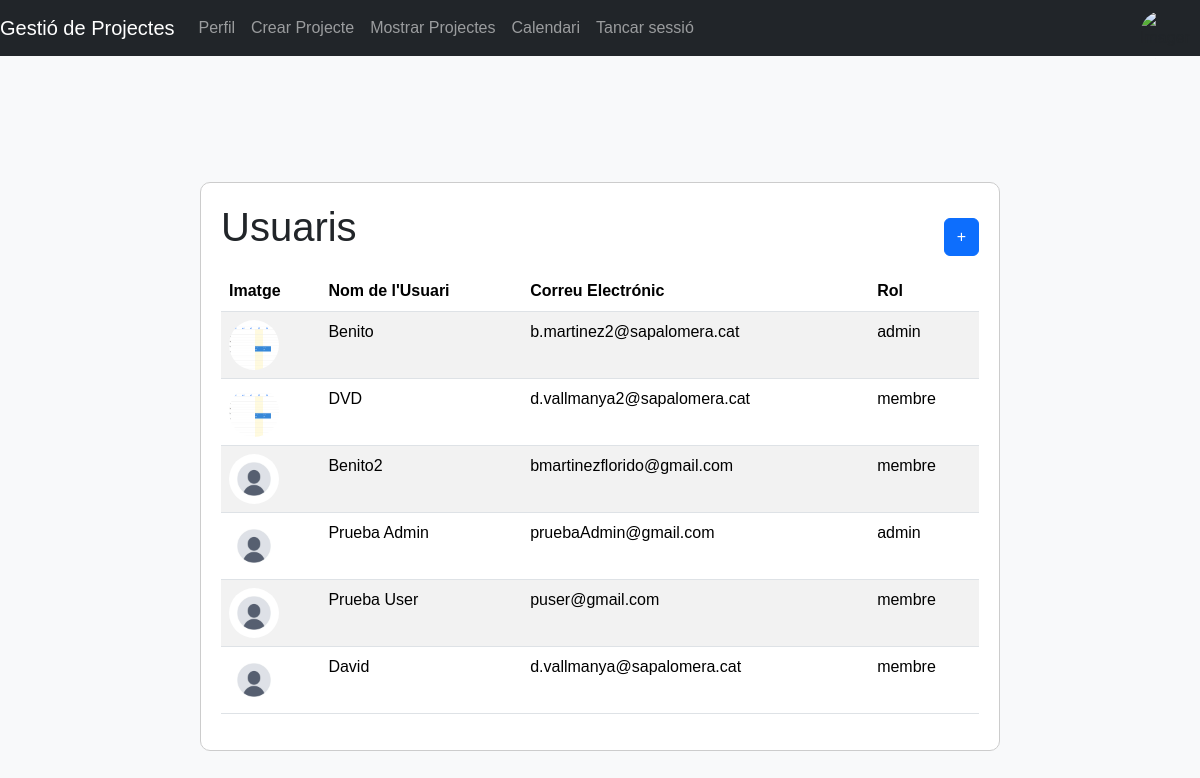
/Controlador/mostrar_usuaris.php, run on an earlier commit of the app's database.
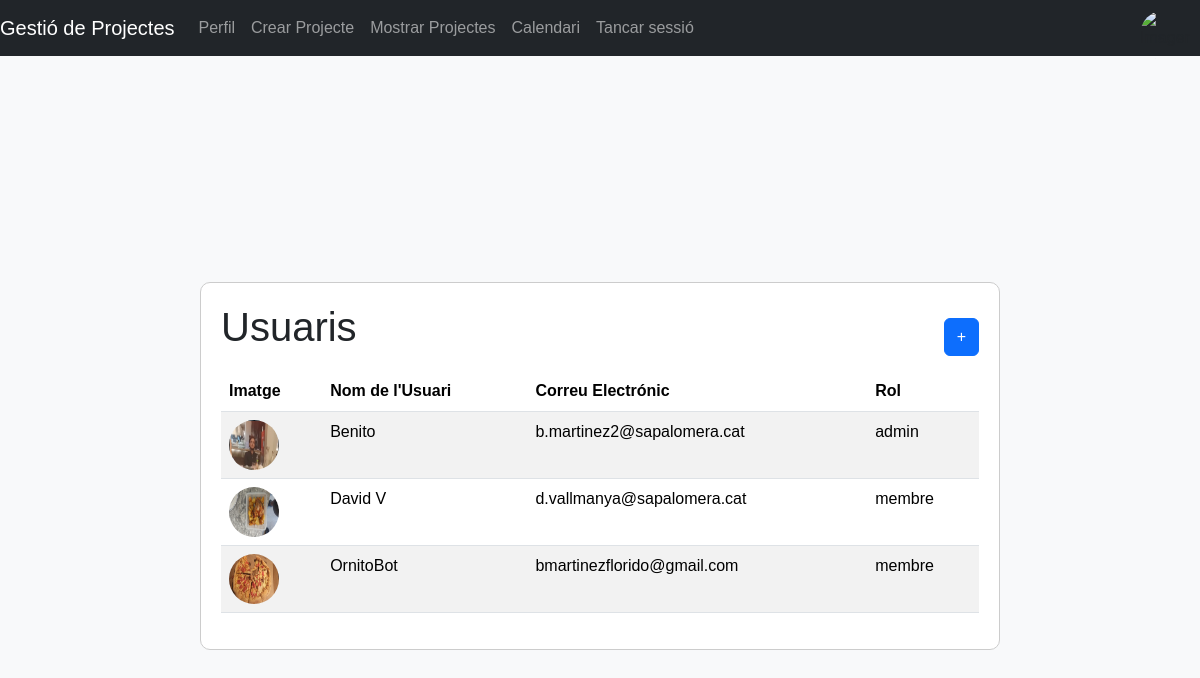
And on a later commit of the database.
### tables this page shows
CREATE TABLE `usuaris` (
  `id` int(11) NOT NULL AUTO_INCREMENT,
  `usuari` varchar(50) NOT NULL,
  `email` varchar(255) NOT NULL,
  `contrasenya` varchar(255) NOT NULL,
  `rol` enum('admin','membre') NOT NULL,
  `imatge` varchar(255) DEFAULT NULL,
  PRIMARY KEY (`id`),
  UNIQUE KEY `usuari_UNIQUE` (`usuari`),
  UNIQUE KEY `email_UNIQUE` (`email`)
);

### Controlador/mostrar_usuaris.php (called while the page is built, shortened)
<?php
require '../Model/mainfunction.php';
include '../Vista/mostrar_usuaris.php';
function obtenerTodosUsuarios() {
    $conn = connexio();
    $statement = $conn->query("SELECT * FROM usuaris");
    return $statement->fetchAll(PDO::FETCH_ASSOC);
}
?>

### Model/mainfunction.php (called while the page is built, shortened)
<?php
function connexio(){
    $dbname = 'projecte';
    $username = 'root';
    $password = 'final';
    $connexio = new PDO("mysql:host=db;dbname=$dbname", $username, $password);
    return $connexio;
}
function obtenerImagenPerfil($email) {
    $connexio = connexio();
    $statement = $connexio->prepare("SELECT imatge FROM usuaris WHERE email = ?");
    $statement->bindParam(1, $email);
    $statement->execute();
    $resultado = $statement->fetch(PDO::FETCH_ASSOC);
    if ($resultado && isset($resultado['imatge']) && !empty($resultado['imatge'])) {
        return $resultado['imatge'];
    } else {
        return null;
    }
}

### Vista/mostrar_usuaris.php (the view, shortened to what this page needs)
<!DOCTYPE html>
<html lang="es">
<head>
    <link href="https://cdn.jsdelivr.net/npm/bootstrap@5.3.3/dist/css/bootstrap.min.css" rel="stylesheet">
    <link rel="stylesheet" href="../css/mostrar_usuaris.css">
</head>
<body>
<nav class="navbar navbar-expand-lg navbar-dark bg-dark">
    <a class="navbar-brand">Gestió de Projectes</a>
    <div class="collapse navbar-collapse" id="navbarSupportedContent">
        <ul class="navbar-nav mr-auto">
            <li class="nav-item">
                <a class="nav-link" href="../Controlador/perfil.php">Perfil</a>
            </li>
            <li class="nav-item">
                <a class="nav-link" href="../Controlador/crear_proyecte.php">Crear Projecte</a>
            </li>
            <li class="nav-item">
                <a class="nav-link" href="../Controlador/mostrar.projectes.php">Mostrar Projectes</a>
            </li>
            <li class="nav-item">
                <a class="nav-link" href="../Controlador/calendari.php">Calendari</a>
            </li>
            <li class="nav-item">
                <a class="nav-link" href="../Controlador/cerrar_session.php">Tancar sessió</a>
            </li>
        </ul>
    </div>
</nav>
<div class="fixed-profile-image">
    <?php
    $imagen_perfil = obtenerImagenPerfil($_SESSION['email']);
    if($imagen_perfil) {
        echo '<img src="' . htmlspecialchars($imagen_perfil) . '" alt="Imagen de perfil">';
    } else {
        echo '<img src="default_profile_image.jpg" alt="Imagen de perfil por defecto">';
    }
    ?>
</div>
<div class="content">
    <div class="container">
        <div class="title-container">
            <h1>Usuaris</h1>
            <a href='../Controlador/crear_usuari.php' class='btn btn-primary'>+</a>
        </div>
        <table class="table table-striped">
            <thead>
                <tr>
                    <th scope="col">Imatge</th>
                    <th scope="col">Nom de l'Usuari</th>
                    <th scope="col">Correu Electrónic</th>
                    <th scope="col">Rol</th>
                </tr>
            </thead>
            <tbody>
                <?php
                $usuarios = obtenerTodosUsuarios();
                foreach ($usuarios as $usuario) {
                    $imagenPerfil = !empty($usuario['imatge']) ? htmlspecialchars($usuario['imatge']) : '../uploads/default.webp';
                    echo "<tr data-id='{$usuario['id']}'>";
                    echo "<td><img src='" . $imagenPerfil . "' alt='Imatge de Perfil_{$usuario['id']}' style='width: 50px; height: 50px; border-radius: 50%;'></td>";
                    echo "<td>{$usuario['usuari']}</td>";
                    echo "<td>{$usuario['email']}</td>";
                    echo "<td>{$usuario['rol']}</td>";
                    echo "</tr>";
                }
                ?>
            </tbody>
        </table>
    </div>
</div>
</body>
</html>

What changed in the data, as far as the page shows it:
removed usuaris: imatge (picture), usuari "DVD", email "d.vallmanya2@sapalomera.cat", rol "membre"
removed usuaris: usuari "Benito2", email "bmartinezflorido@gmail.com", rol "membre"
removed usuaris: usuari "Prueba Admin", email "pruebaAdmin@gmail.com", rol "admin"
removed usuaris: usuari "Prueba User", email "puser@gmail.com", rol "membre"
removed usuaris: usuari "David", email "d.vallmanya@sapalomera.cat", rol "membre"
changed usuaris "Benito": imatge: a different picture
added usuaris: imatge (picture), usuari "David V", email "d.vallmanya@sapalomera.cat", rol "membre"
added usuaris: imatge (picture), usuari "OrnitoBot", email "bmartinezflorido@gmail.com", rol "membre"
